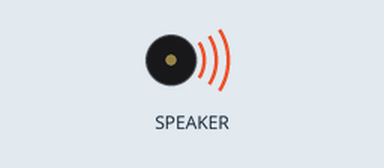
This program was run on a simulated Circuit Playground running CircuitPython. Shown: buzzer (waves = sounding). At 1.4 s the program ends and the board releases its pins; the recording ends there.

Above: at 0.15 s.
At 1.12 s:
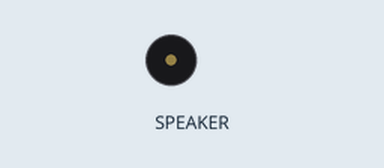
Timing chart, 0 to 1.4 s (numbered marks = the images above):
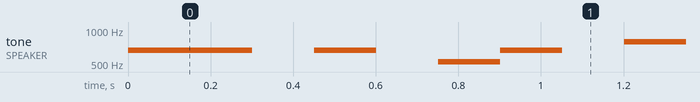

The program:

04_melody.py
```python
import time
from adafruit_circuitplayground.express import cpx

E5 = 659
C5 = 523
G5 = 784

MELODY = (E5, E5, 0, E5, 0, C5, E5, 0, G5)


def play_note(note, duration=0.15):
    if note == 0:
        time.sleep(duration)
    else:
        cpx.play_tone(note, duration)

for note in MELODY:
    play_note(note)
```

Measured:
- by itself, tone on SPEAKER: plays 659 Hz for 0.30 s, 659 Hz for 0.15 s, 523 Hz for 0.15 s, 659 Hz for 0.15 s, 784 Hz for 0.15 s
